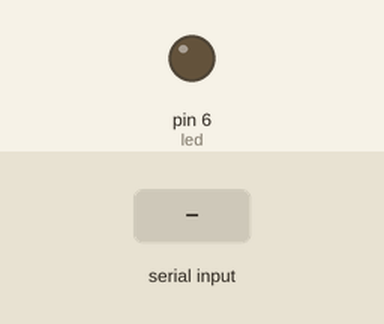
Simulated run of this sketch. Board: Arduino Mega 2560, built with avr-gcc and run on an emulated ATmega2560. On the bench: output pins drawn as LEDs (lit = HIGH). The inputs (shaded band) are chosen by the test bench.

Above: at 1.2 s.
1.3 s: byte 30 received over Serial
At 2.6 s:
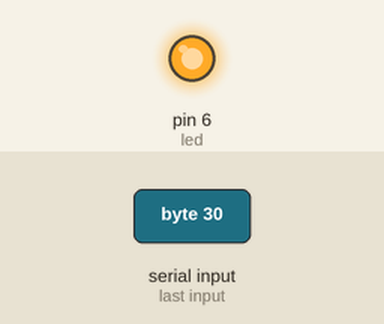
Timing chart, 0 to 4.3 s (numbered marks = the images above; inputs shaded):
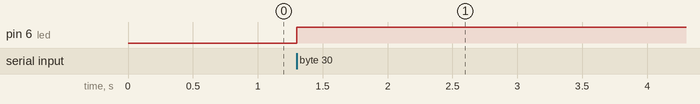

Measured:
- after the input at 1.3 s, pin 6 (led): LOW → HIGH at once

The sketch:

Mac2Teensy2HuzzahSerialBridge.ino
```cpp
/*
 *  Mac2Teensy2HuzzahSerialBridge
 *  by Claude Heintz 2015
 *
 *  This sketch allows a Teensy 2.0++ to be used as a serial
 *  connection between a Mac running OS X 10.11 and an
 *  Adafruit ESP8266 Huzzah so that a program can be uploaded
 *  from the Arduino IDE.
 *
 *  The Teensy is connected to the Huzzah serial header using 4
 *  jumpers:
 *
 *  Teensy GND to Huzzah serial header pin 1 (GND)
 *  Teensy +5v to Huzzah serial header pin 3 (Vcc)
 *  Teensy D2 (RX) to Huzzah serial header pin 5 (TX)
 *  Teensy D3 (TX) to Huzzah serial header pin 4 (RX)
 *
 *  For uploading also make the following connections with jumpers:
 *      connect Huzzah GPIO2 to V+
 *      connect Huzzah GPIO0 to GND
 *
 *  After making these connections on a breadboard, plug the Teensy
 *  into the Mac with a USB cable.  The Teensy will act as a serial
 *  bridge so that a program can be uploaded to the Huzzah.
 *
 *  After flash upload is complete, disconnect
 *  the GPIO2 & GPIO0 jumpers.
 */

uint8_t abite;
int led = 6;	//built-in LED on Teensy 2.0++

void setup() {
  pinMode(led, OUTPUT);
  Serial.begin(115200);
  Serial1.begin(115200);
}

void loop() {
  if ( Serial.available() ) {
    abite = Serial.read();
    Serial1.write(abite);
    digitalWrite(led, HIGH);
  }
  if ( Serial1.available() ) {
    abite = Serial1.read();
    Serial.write(abite);
    digitalWrite(led, LOW);
  }
}
```
